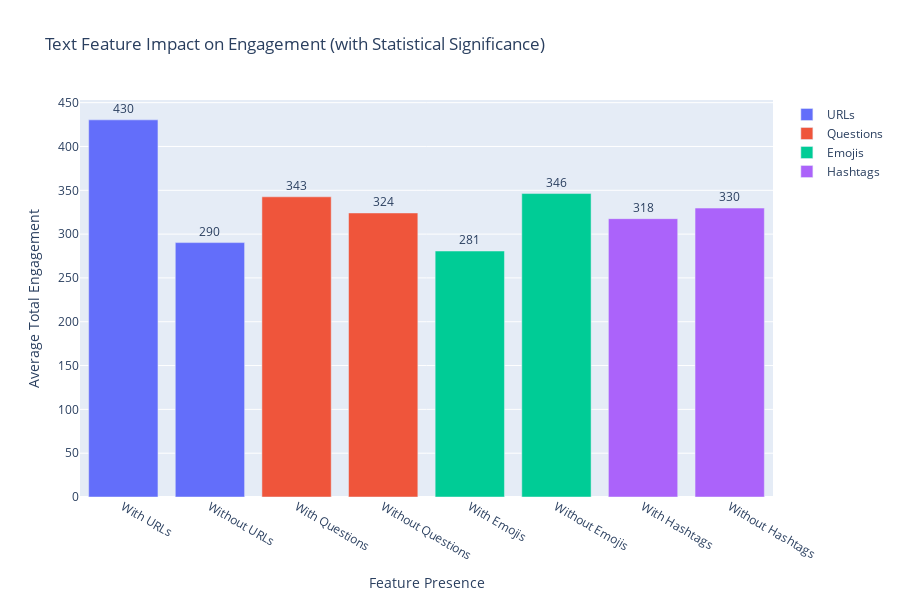

The notebook cell saved with this chart:
### Code cell
# Visualize text feature impact with significance markers
fig = go.Figure()

for idx, row in text_features_df.iterrows():
    fig.add_trace(go.Bar(
        x=[f"With {row['Feature']}", f"Without {row['Feature']}"],
        y=[row['With_Feature_Mean'], row['Without_Feature_Mean']],
        name=row['Feature'],
        text=[f"{row['With_Feature_Mean']:.0f}", f"{row['Without_Feature_Mean']:.0f}"],
        textposition='outside'
    ))

fig.update_layout(
    title='Text Feature Impact on Engagement (with Statistical Significance)',
    xaxis_title='Feature Presence',
    yaxis_title='Average Total Engagement',
    barmode='group',
    height=600
)

fig.show()
fig.write_html('../output/figures/text_features_impact_statistical.html')

### Figure 1 — Plotly figure (JSON) as saved in the notebook; plotly's stock layout.template omitted (floating-point values rounded to 4 significant figures)
{"data": [{"name": "URLs", "text": ["430", "290"], "textposition": "outside", "type": "bar", "x": ["With URLs", "Without URLs"], "y": [430.4, 290.3]}, {"name": "Questions", "text": ["343", "324"], "textposition": "outside", "type": "bar", "x": ["With Questions", "Without Questions"], "y": [342.6, 324.1]}, {"name": "Emojis", "text": ["281", "346"], "textposition": "outside", "type": "bar", "x": ["With Emojis", "Without Emojis"], "y": [280.7, 346.3]}, {"name": "Hashtags", "text": ["318", "330"], "textposition": "outside", "type": "bar", "x": ["With Hashtags", "Without Hashtags"], "y": [317.6, 329.7]}], "layout": {"barmode": "group", "height": 600, "title": {"text": "Text Feature Impact on Engagement (with Statistical Significance)"}, "xaxis": {"title": {"text": "Feature Presence"}}, "yaxis": {"title": {"text": "Average Total Engagement"}}}}
